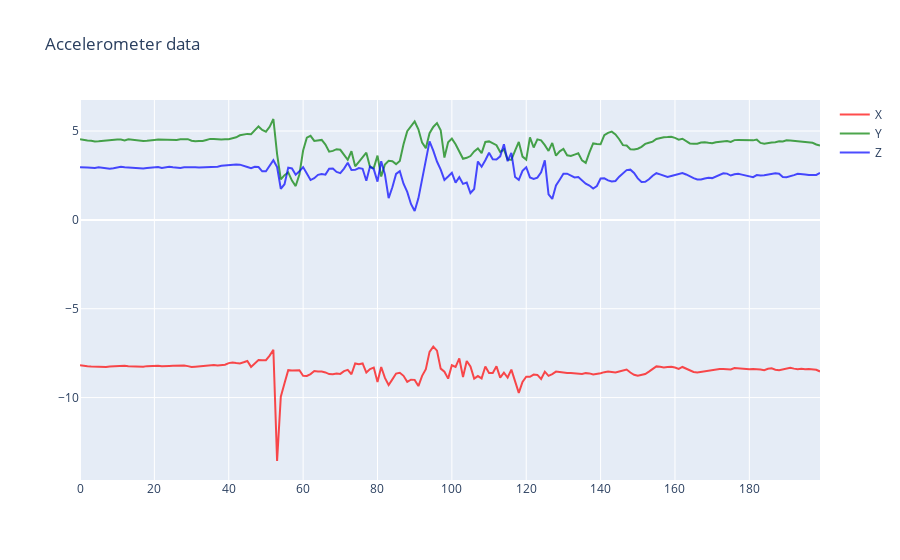

Source (notebook cell):
### Code cell
plot_accelerometer_data(sample_data)

### Figure 1 — Plotly figure (JSON) as saved in the notebook; plotly's stock layout.template omitted (floating-point values rounded to 4 significant figures; data arrays with more than 128 entries replaced by an {"elided": "..."} marker saying what was removed)
{"data": [{"line": {"color": "red"}, "mode": "lines", "name": "X", "opacity": 0.7, "type": "scatter", "x": {"elided": "200 int values"}, "y": {"elided": "200 float values"}}, {"line": {"color": "green"}, "mode": "lines", "name": "Y", "opacity": 0.7, "type": "scatter", "x": {"elided": "200 int values"}, "y": {"elided": "200 float values"}}, {"line": {"color": "blue"}, "mode": "lines", "name": "Z", "opacity": 0.7, "type": "scatter", "x": {"elided": "200 int values"}, "y": {"elided": "200 float values"}}], "layout": {"autosize": true, "title": {"text": "Accelerometer data"}, "xaxis": {"autorange": true, "range": [0, 199], "type": "linear"}, "yaxis": {"autorange": true, "range": [-14.64, 6.747], "type": "linear"}}}
